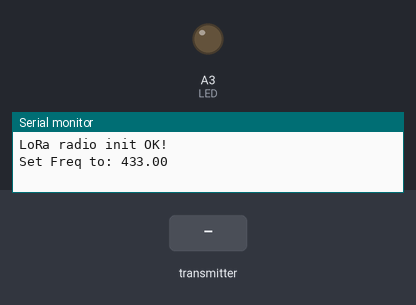
Bench run of a sketch on a simulated Arduino Uno, built with avr-gcc and run on an emulated ATmega328P. Shown: output pins drawn as LEDs (lit = HIGH), the last lines printed to the serial monitor. The inputs (shaded band) are chosen by the test bench. No radio packets arrive unless stated; pins used as bus, display or sensor lines are not drawn.

Above: at 1.2 s.
1.3 s: the transmitter starts sending data.0 = 0
At 2.1 s:
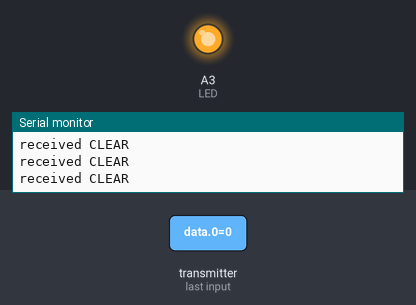
Timing chart, 0 to 4.3 s (numbered marks = the images above; inputs shaded):
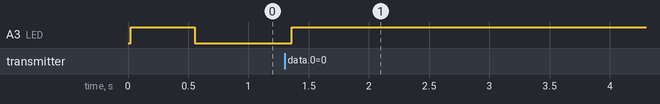

The sketch:

light-repeater.ino
```cpp
// Feather9x_RX
// -*- mode: C++ -*-
// Example sketch showing how to create a simple messaging client (receiver)
// with the RH_RF95 class. RH_RF95 class does not provide for addressing or
// reliability, so you should only use RH_RF95 if you do not need the higher
// level messaging abilities.
// It is designed to work with the other example Feather9x_TX

#include <SPI.h>
#include <RH_RF95.h>

// for Feather32u4 RFM9x
#define RFM95_CS 8
#define RFM95_RST 4
#define RFM95_INT 7


// Change to 434.0 or other frequency, must match RX's freq!
#define RF95_FREQ 433.0

// Singleton instance of the radio driver
RH_RF95 rf95(RFM95_CS, RFM95_INT);

// Blinky on receipt
#define LED A3

unsigned long lastRecievedTime = 0;

enum Message
{
  CLEAR = 0,
  DANGER = 1
};


bool danger = false;

void setup()
{
  pinMode(LED, OUTPUT);
  pinMode(RFM95_RST, OUTPUT);
  digitalWrite(RFM95_RST, HIGH);

  Serial.begin(115200);

  // manual reset
  digitalWrite(RFM95_RST, LOW);
  delay(10);
  digitalWrite(RFM95_RST, HIGH);
  delay(10);

  while (!rf95.init()) {
    Serial.println("LoRa radio init failed");
    Serial.println("Uncomment '#define SERIAL_DEBUG' in RH_RF95.cpp for detailed debug info");
    while (1);
  }
  Serial.println("LoRa radio init OK!");

  // Defaults after init are 434.0MHz, modulation GFSK_Rb250Fd250, +13dbM
  if (!rf95.setFrequency(RF95_FREQ)) {
    Serial.println("setFrequency failed");
    while (1);
  }
  Serial.print("Set Freq to: "); Serial.println(RF95_FREQ);

  // Defaults after init are 434.0MHz, 13dBm, Bw = 125 kHz, Cr = 4/5, Sf = 128chips/symbol, CRC on

  // The default transmitter power is 13dBm, using PA_BOOST.
  // If you are using RFM95/96/97/98 modules which uses the PA_BOOST transmitter pin, then
  // you can set transmitter powers from 5 to 23 dBm:
  rf95.setTxPower(23, false);
}


void loop()
{
  if (rf95.available())
  {
    // Should be a message for us now
    uint8_t data[1];
    uint8_t len = sizeof(data);

    if (rf95.recv(data, &len))
    {
      Message message = data[0];
      if(message == Message::CLEAR)
      {
        Serial.println("received CLEAR");
        danger = false;
      }
      else if(message == Message::DANGER)
      {
        Serial.println("received DANGER");
        danger = true;
      }

      lastRecievedTime = millis();

      sendMessage(message);
    }
    else
    {
      Serial.println("RECEIVE FAILED");
    }
  }

  // Update status LED if we haven't got data in a while.
  if(millis() - lastRecievedTime > 550)
  {
    digitalWrite(LED, LOW);
  }
  else {
    digitalWrite(LED, HIGH);
  }
}

void sendMessage(Message message)
{
  uint8_t data = message;
  rf95.send(&data, sizeof(data));
  rf95.waitPacketSent();
}
```

Measured:
- after the input at 1.3 s, A3 (LED): LOW → HIGH after 0.06 s
